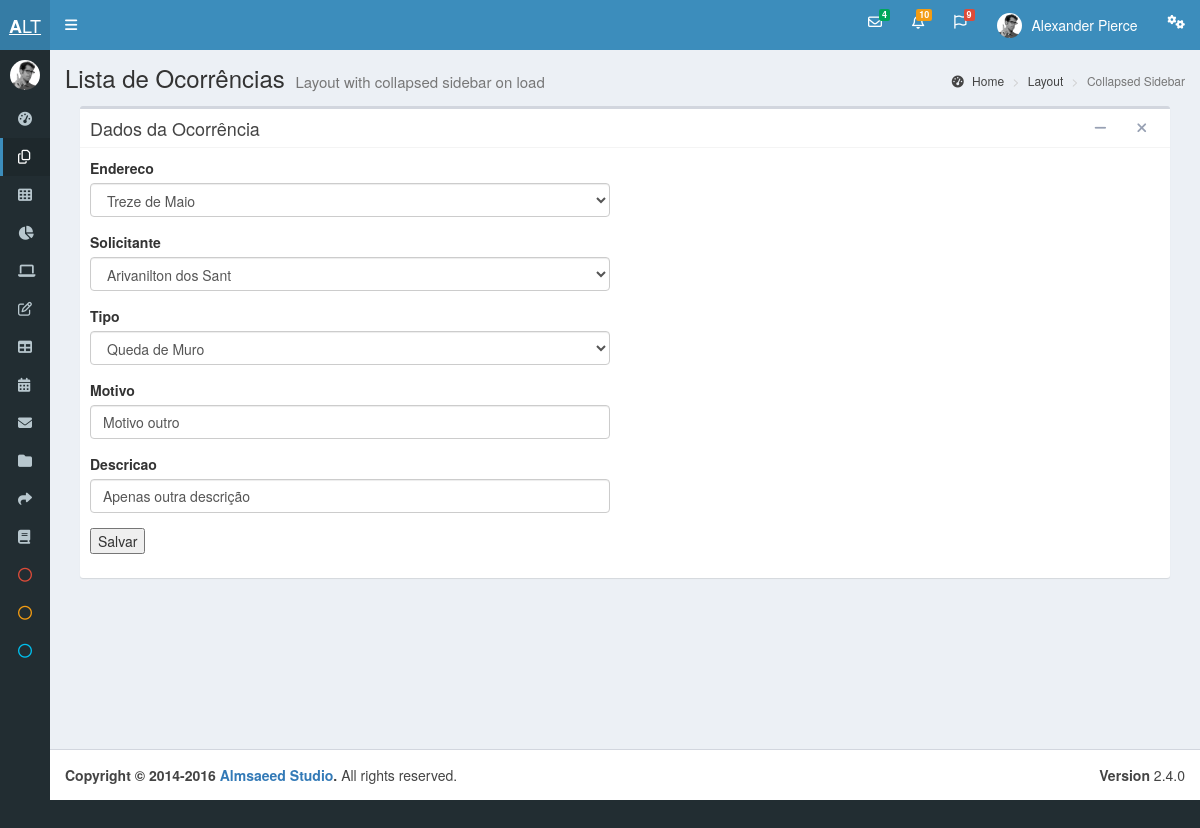
/ocorrencias/occ_detail/27/, run on the app's committed database.
### ocorrencias/models.py (models this page shows, shortened)
class Ocorrencia(models.Model):
    endereco= models.ForeignKey('Endereco',on_delete = models.CASCADE)
    solicitante = models.ForeignKey('Solicitante', on_delete = models.CASCADE)
    tipo = models.ForeignKey('TipoOcorrencia',on_delete = models.DO_NOTHING)
    data = models.DateField(auto_now_add=True)
    motivo =  models.CharField(max_length = 255)
    descricao = models.CharField(max_length = 255)

### ocorrencias/views.py (the view)
# urls.py: path('occ_detail/<int:pk>/',OcorrenciaUpdateView.as_view(), name='occ_detail'),
class OcorrenciaUpdateView(UpdateView):
    model = Ocorrencia
    fields = '__all__'
    template_name_suffix = '_form'

### ocorrencias/models.py (called while the page is built)
    def __str__(self):
        return self.rua

    def __str__(self):
        return self.nome

    def __str__(self):
        return self.tipo

### ocorrencias/templates/ocorrencias/ocorrencia_form.html (shortened to what this page needs)
<body>
{% extends "base/base.html" %}
{% load bootstrap3 %}
{% load static %}
{% block css %}
<link rel="stylesheet" href="{% static "bower_components/select2/dist/css/select2.min.css" %}">
{% endblock %}
{% block content %}
<section class="content-header">
  <h1 class="box-title">Lista de Ocorrências
    <small>Layout with collapsed sidebar on load</small>
  </h1>
  <ol class="breadcrumb">
    <li><a href="#"><i class="fa fa-dashboard"></i> Home</a></li>
    <li><a href="#">Layout</a></li>
    <li class="active">Collapsed Sidebar</li>
  </ol>
</section>
<section class="content">
  <div class="col-md-12">
  <div class="box box-default">
    <div class="box-header with-border">
      <h3 class="box-title">Dados da Ocorrência</h3>
      <div class="box-tools pull-right">
        <button type="button" class="btn btn-box-tool" data-widget="collapse"><i class="fa fa-minus"></i></button>
        <button type="button" class="btn btn-box-tool" data-widget="remove"><i class="fa fa-remove"></i></button>
      </div>
    </div>
    <div class="box-body">
      <div class="row">
        <div class="col-md-6">
          <form class="form" method="post">
            {% bootstrap_form form %}
          <button type="submit">Salvar</button>
        </div>
      <div class="col-md-6">
        <div class="col-md-6">
        </div>
        <div class="col-md-6">
        </div>
      </div>
      </div>
    </div>
  </div>
  </div>
    </section>
{% endblock %}

### data on the page
Ocorrencia: endereco "Treze de Maio", solicitante "Arivanilton dos Sant", tipo "Queda de Muro", motivo "Motivo outro", descricao "Apenas outra descrição"
